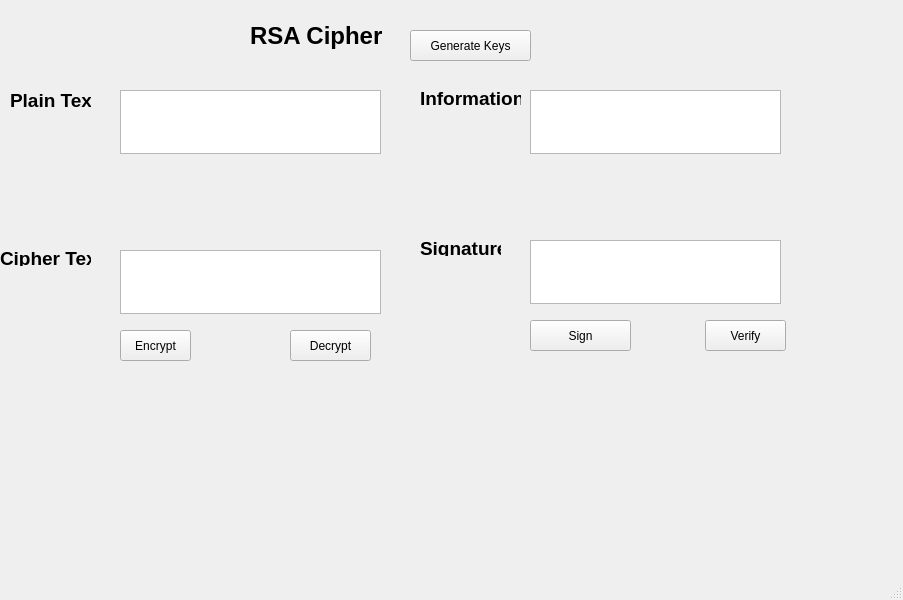
<?xml version="1.0" encoding="UTF-8"?>
<ui version="4.0">
 <class>MainWindow</class>
 <widget class="QMainWindow" name="MainWindow">
  <property name="geometry">
   <rect>
    <x>0</x>
    <y>0</y>
    <width>903</width>
    <height>600</height>
   </rect>
  </property>
  <property name="windowTitle">
   <string>MainWindow</string>
  </property>
  <widget class="QWidget" name="centralwidget">
   <widget class="QLabel" name="RSACipher">
    <property name="geometry">
     <rect>
      <x>250</x>
      <y>20</y>
      <width>151</width>
      <height>31</height>
     </rect>
    </property>
    <property name="font">
     <font>
      <pointsize>18</pointsize>
      <weight>75</weight>
      <bold>true</bold>
     </font>
    </property>
    <property name="text">
     <string>RSA Cipher</string>
    </property>
   </widget>
   <widget class="QTextEdit" name="txt_plaintext">
    <property name="geometry">
     <rect>
      <x>120</x>
      <y>90</y>
      <width>261</width>
      <height>64</height>
     </rect>
    </property>
   </widget>
   <widget class="QLabel" name="label">
    <property name="geometry">
     <rect>
      <x>10</x>
      <y>90</y>
      <width>81</width>
      <height>21</height>
     </rect>
    </property>
    <property name="font">
     <font>
      <pointsize>14</pointsize>
      <weight>75</weight>
      <bold>true</bold>
     </font>
    </property>
    <property name="text">
     <string>Plain Text:</string>
    </property>
   </widget>
   <widget class="QTextEdit" name="txt_ciphertext">
    <property name="geometry">
     <rect>
      <x>120</x>
      <y>250</y>
      <width>261</width>
      <height>64</height>
     </rect>
    </property>
   </widget>
   <widget class="QTextEdit" name="txt_information">
    <property name="geometry">
     <rect>
      <x>530</x>
      <y>90</y>
      <width>251</width>
      <height>64</height>
     </rect>
    </property>
   </widget>
   <widget class="QTextEdit" name="txt_signature">
    <property name="geometry">
     <rect>
      <x>530</x>
      <y>240</y>
      <width>251</width>
      <height>64</height>
     </rect>
    </property>
   </widget>
   <widget class="QLabel" name="label_2">
    <property name="geometry">
     <rect>
      <x>0</x>
      <y>250</y>
      <width>91</width>
      <height>16</height>
     </rect>
    </property>
    <property name="font">
     <font>
      <pointsize>14</pointsize>
      <weight>75</weight>
      <bold>true</bold>
     </font>
    </property>
    <property name="text">
     <string>Cipher Text:</string>
    </property>
   </widget>
   <widget class="QLabel" name="label_3">
    <property name="geometry">
     <rect>
      <x>420</x>
      <y>90</y>
      <width>101</width>
      <height>16</height>
     </rect>
    </property>
    <property name="font">
     <font>
      <pointsize>14</pointsize>
      <weight>75</weight>
      <bold>true</bold>
     </font>
    </property>
    <property name="text">
     <string>Information:</string>
    </property>
   </widget>
   <widget class="QLabel" name="label_4">
    <property name="geometry">
     <rect>
      <x>420</x>
      <y>240</y>
      <width>81</width>
      <height>16</height>
     </rect>
    </property>
    <property name="font">
     <font>
      <pointsize>14</pointsize>
      <weight>75</weight>
      <bold>true</bold>
     </font>
    </property>
    <property name="text">
     <string>Signature:</string>
    </property>
   </widget>
   <widget class="QPushButton" name="btn_encrypt">
    <property name="geometry">
     <rect>
      <x>120</x>
      <y>330</y>
      <width>71</width>
      <height>31</height>
     </rect>
    </property>
    <property name="text">
     <string>Encrypt</string>
    </property>
   </widget>
   <widget class="QPushButton" name="btn_decrypt">
    <property name="geometry">
     <rect>
      <x>290</x>
      <y>330</y>
      <width>81</width>
      <height>31</height>
     </rect>
    </property>
    <property name="text">
     <string>Decrypt</string>
    </property>
   </widget>
   <widget class="QPushButton" name="btn_sign">
    <property name="geometry">
     <rect>
      <x>530</x>
      <y>320</y>
      <width>101</width>
      <height>31</height>
     </rect>
    </property>
    <property name="text">
     <string>Sign</string>
    </property>
   </widget>
   <widget class="QPushButton" name="btn_verify">
    <property name="geometry">
     <rect>
      <x>705</x>
      <y>320</y>
      <width>81</width>
      <height>31</height>
     </rect>
    </property>
    <property name="text">
     <string>Verify</string>
    </property>
   </widget>
   <widget class="QPushButton" name="btn_generatekey">
    <property name="geometry">
     <rect>
      <x>410</x>
      <y>30</y>
      <width>121</width>
      <height>31</height>
     </rect>
    </property>
    <property name="text">
     <string>Generate Keys</string>
    </property>
   </widget>
  </widget>
  <widget class="QMenuBar" name="menubar">
   <property name="geometry">
    <rect>
     <x>0</x>
     <y>0</y>
     <width>903</width>
     <height>18</height>
    </rect>
   </property>
  </widget>
  <widget class="QStatusBar" name="statusbar"/>
 </widget>
 <resources/>
 <connections/>
</ui>
